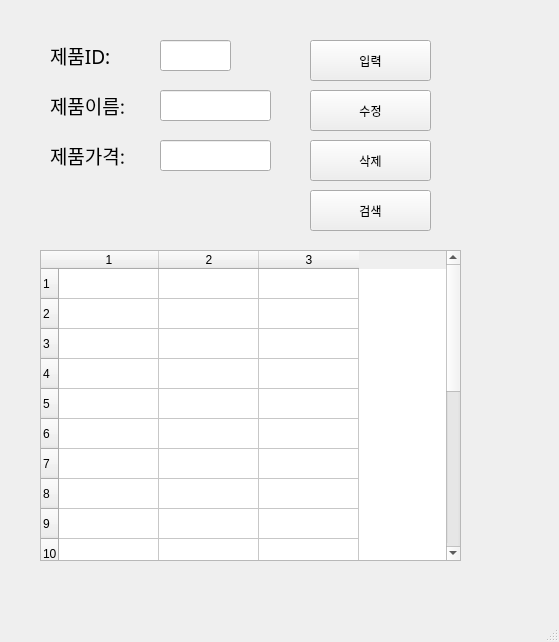
<?xml version="1.0" encoding="UTF-8"?>
<ui version="4.0">
 <class>MainWindow</class>
 <widget class="QMainWindow" name="MainWindow">
  <property name="geometry">
   <rect>
    <x>0</x>
    <y>0</y>
    <width>559</width>
    <height>642</height>
   </rect>
  </property>
  <property name="windowTitle">
   <string>MainWindow</string>
  </property>
  <widget class="QWidget" name="centralwidget">
   <widget class="QLabel" name="label">
    <property name="geometry">
     <rect>
      <x>50</x>
      <y>40</y>
      <width>91</width>
      <height>31</height>
     </rect>
    </property>
    <property name="font">
     <font>
      <family>맑은 고딕</family>
      <pointsize>14</pointsize>
     </font>
    </property>
    <property name="text">
     <string>제품ID:</string>
    </property>
   </widget>
   <widget class="QLabel" name="label_2">
    <property name="geometry">
     <rect>
      <x>50</x>
      <y>90</y>
      <width>101</width>
      <height>31</height>
     </rect>
    </property>
    <property name="font">
     <font>
      <family>맑은 고딕</family>
      <pointsize>14</pointsize>
     </font>
    </property>
    <property name="text">
     <string>제품이름:</string>
    </property>
   </widget>
   <widget class="QLabel" name="label_3">
    <property name="geometry">
     <rect>
      <x>50</x>
      <y>140</y>
      <width>101</width>
      <height>31</height>
     </rect>
    </property>
    <property name="font">
     <font>
      <family>맑은 고딕</family>
      <pointsize>14</pointsize>
     </font>
    </property>
    <property name="text">
     <string>제품가격:</string>
    </property>
   </widget>
   <widget class="QLineEdit" name="prodID">
    <property name="geometry">
     <rect>
      <x>160</x>
      <y>40</y>
      <width>71</width>
      <height>31</height>
     </rect>
    </property>
   </widget>
   <widget class="QLineEdit" name="prodName">
    <property name="geometry">
     <rect>
      <x>160</x>
      <y>90</y>
      <width>111</width>
      <height>31</height>
     </rect>
    </property>
   </widget>
   <widget class="QLineEdit" name="prodPrice">
    <property name="geometry">
     <rect>
      <x>160</x>
      <y>140</y>
      <width>111</width>
      <height>31</height>
     </rect>
    </property>
   </widget>
   <widget class="QPushButton" name="pushButton">
    <property name="geometry">
     <rect>
      <x>310</x>
      <y>40</y>
      <width>121</width>
      <height>41</height>
     </rect>
    </property>
    <property name="text">
     <string>입력</string>
    </property>
   </widget>
   <widget class="QPushButton" name="pushButton_2">
    <property name="geometry">
     <rect>
      <x>310</x>
      <y>90</y>
      <width>121</width>
      <height>41</height>
     </rect>
    </property>
    <property name="text">
     <string>수정</string>
    </property>
   </widget>
   <widget class="QPushButton" name="pushButton_3">
    <property name="geometry">
     <rect>
      <x>310</x>
      <y>140</y>
      <width>121</width>
      <height>41</height>
     </rect>
    </property>
    <property name="text">
     <string>삭제</string>
    </property>
   </widget>
   <widget class="QPushButton" name="pushButton_4">
    <property name="geometry">
     <rect>
      <x>310</x>
      <y>190</y>
      <width>121</width>
      <height>41</height>
     </rect>
    </property>
    <property name="text">
     <string>검색</string>
    </property>
   </widget>
   <widget class="QTableWidget" name="tableWidget">
    <property name="geometry">
     <rect>
      <x>40</x>
      <y>250</y>
      <width>421</width>
      <height>311</height>
     </rect>
    </property>
    <property name="rowCount">
     <number>20</number>
    </property>
    <property name="columnCount">
     <number>3</number>
    </property>
    <row/>
    <row/>
    <row/>
    <row/>
    <row/>
    <row/>
    <row/>
    <row/>
    <row/>
    <row/>
    <row/>
    <row/>
    <row/>
    <row/>
    <row/>
    <row/>
    <row/>
    <row/>
    <row/>
    <row/>
    <column/>
    <column/>
    <column/>
   </widget>
  </widget>
  <widget class="QMenuBar" name="menubar">
   <property name="geometry">
    <rect>
     <x>0</x>
     <y>0</y>
     <width>559</width>
     <height>26</height>
    </rect>
   </property>
  </widget>
  <widget class="QStatusBar" name="statusbar"/>
 </widget>
 <resources/>
 <connections>
  <connection>
   <sender>pushButton</sender>
   <signal>clicked()</signal>
   <receiver>MainWindow</receiver>
   <slot>addProduct()</slot>
   <hints>
    <hint type="sourcelabel">
     <x>372</x>
     <y>89</y>
    </hint>
    <hint type="destinationlabel">
     <x>457</x>
     <y>134</y>
    </hint>
   </hints>
  </connection>
  <connection>
   <sender>pushButton_2</sender>
   <signal>clicked()</signal>
   <receiver>MainWindow</receiver>
   <slot>updateProduct()</slot>
   <hints>
    <hint type="sourcelabel">
     <x>379</x>
     <y>144</y>
    </hint>
    <hint type="destinationlabel">
     <x>491</x>
     <y>185</y>
    </hint>
   </hints>
  </connection>
  <connection>
   <sender>pushButton_4</sender>
   <signal>clicked()</signal>
   <receiver>MainWindow</receiver>
   <slot>getProduct()</slot>
   <hints>
    <hint type="sourcelabel">
     <x>375</x>
     <y>246</y>
    </hint>
    <hint type="destinationlabel">
     <x>483</x>
     <y>274</y>
    </hint>
   </hints>
  </connection>
  <connection>
   <sender>pushButton_3</sender>
   <signal>clicked()</signal>
   <receiver>MainWindow</receiver>
   <slot>removeProduct()</slot>
   <hints>
    <hint type="sourcelabel">
     <x>413</x>
     <y>192</y>
    </hint>
    <hint type="destinationlabel">
     <x>480</x>
     <y>229</y>
    </hint>
   </hints>
  </connection>
 </connections>
 <slots>
  <slot>addProduct()</slot>
  <slot>removeProduct()</slot>
  <slot>updateProduct()</slot>
  <slot>getProduct()</slot>
 </slots>
</ui>
